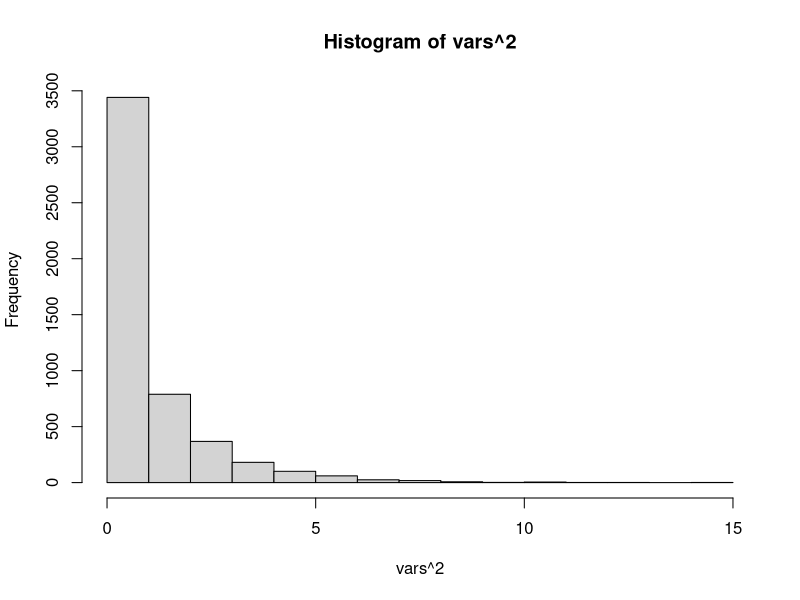
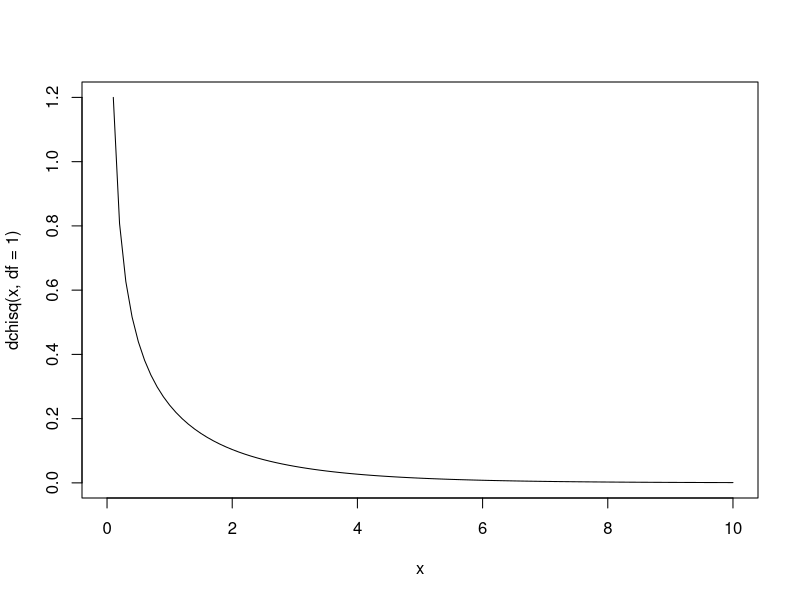
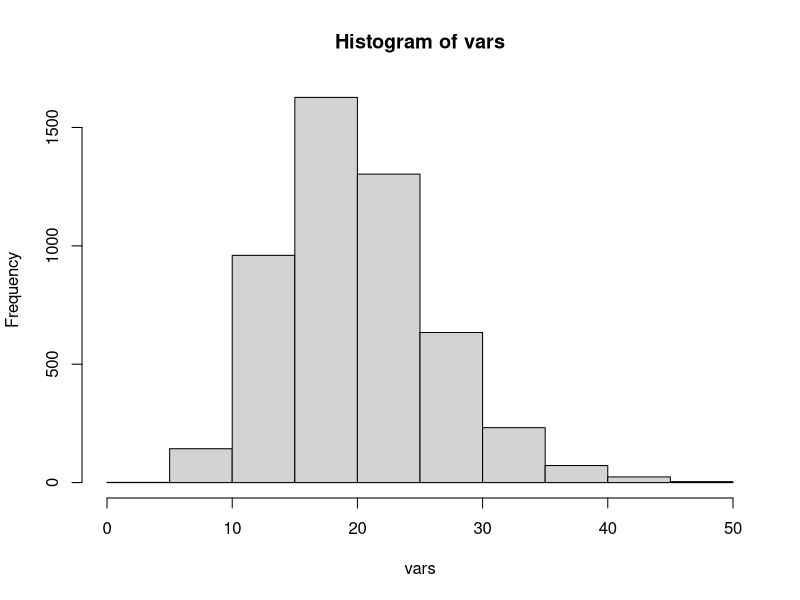
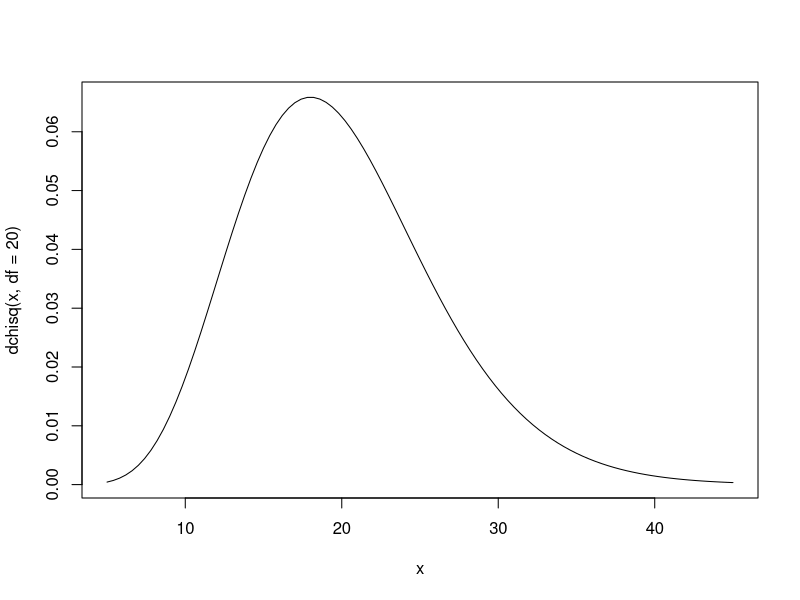
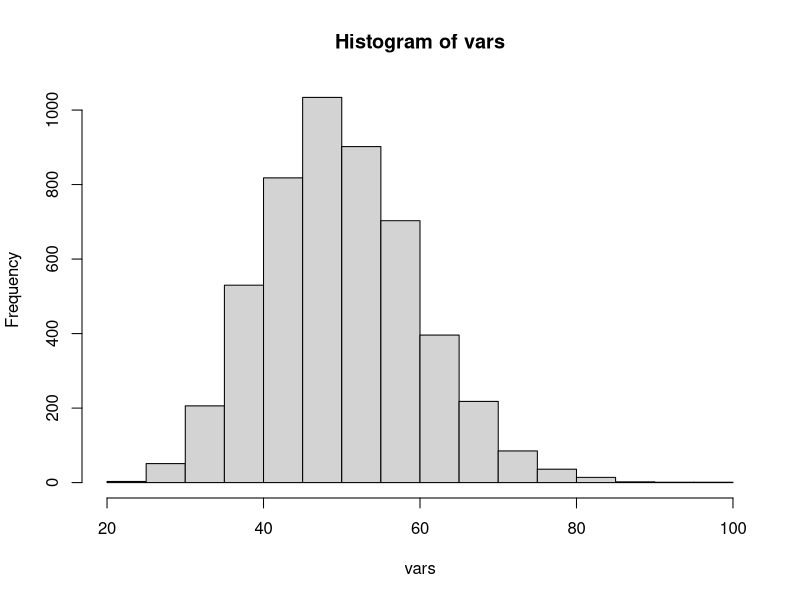
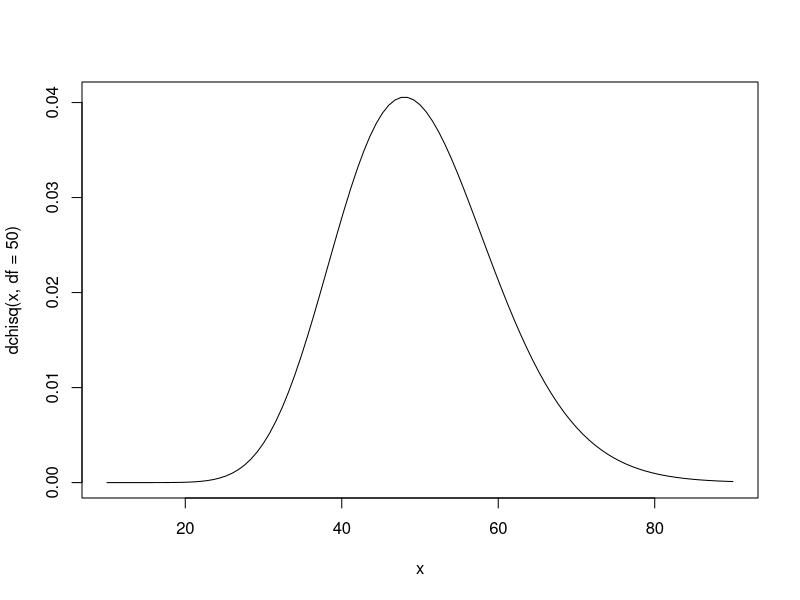
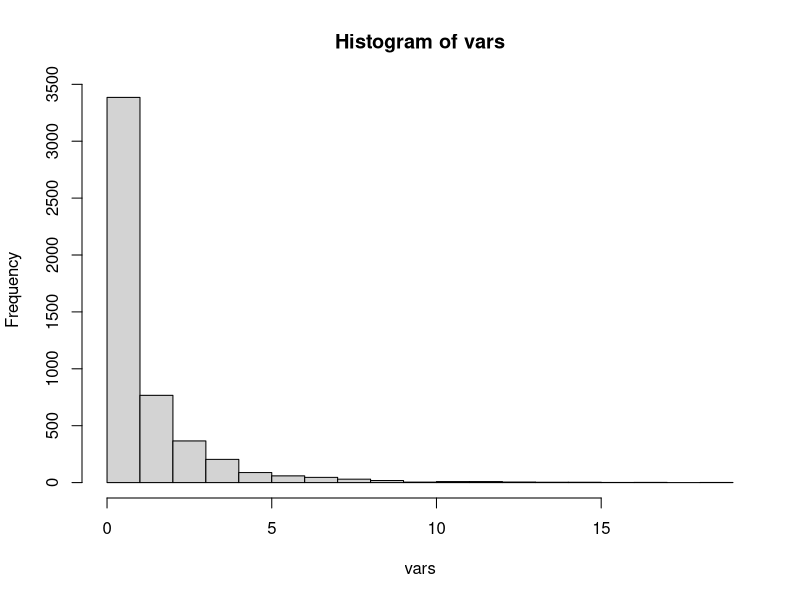
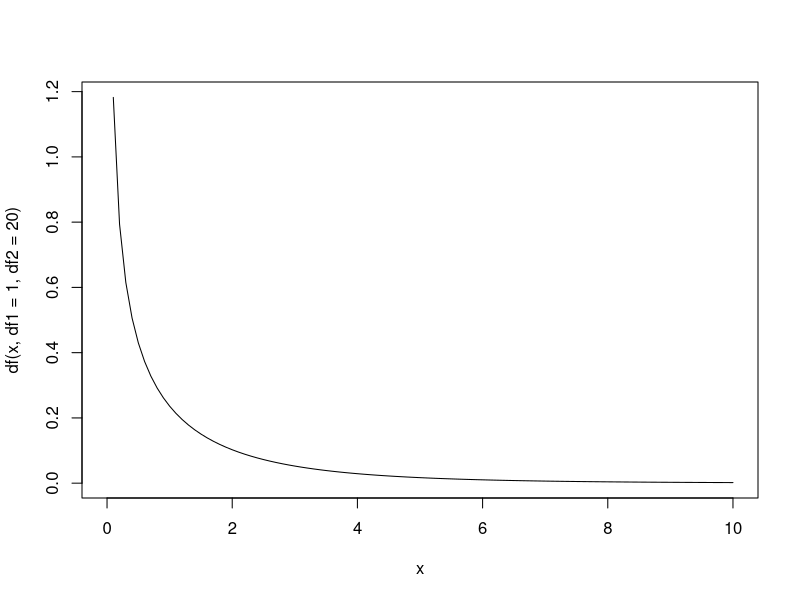

Here is the R script that generated these plots, in order:
## ---- chunk 1
vars <- rnorm(5000)
hist(vars^2)
## ---- chunk 2
curve(dchisq(x, df = 1),from = 0, to=10 )
## ---- chunk 3
vars <- replicate(5000, sum(rnorm(20, 0, 1)^2))
hist(vars)
## ---- chunk 4
curve(dchisq(x, df = 20),from = 5, to=45 )

## ---- chunk 5
vars <- replicate(5000, sum(rnorm(50, 0, 1)^2))
hist(vars)
curve(dchisq(x, df = 50),from = 10, to=90 )


## ---- chunk 6
vars <- replicate(5000, (rnorm(1,0,1)^2/1)/(sum(rnorm(20, 0, 1)^2)/20))
hist(vars)
## ---- chunk 7
curve(df(x, df1 = 1, df2 = 20),from = 0, to=10)

## ---- chunk 8
vars <- replicate(5000, (sum(rnorm(20,0,1)^2)/20)/(sum(rnorm(50, 0, 1)^2)/50))
hist(vars)
## ---- chunk 9
curve(df(x, df1 = 20, df2 = 50),from = 0, to=3.3)
## ---- chunk 10
aov(Petal.Width~Species, data=iris)

## ---- chunk 11
model <- lm(Petal.Width~Species, data = iris)
summary(model)
